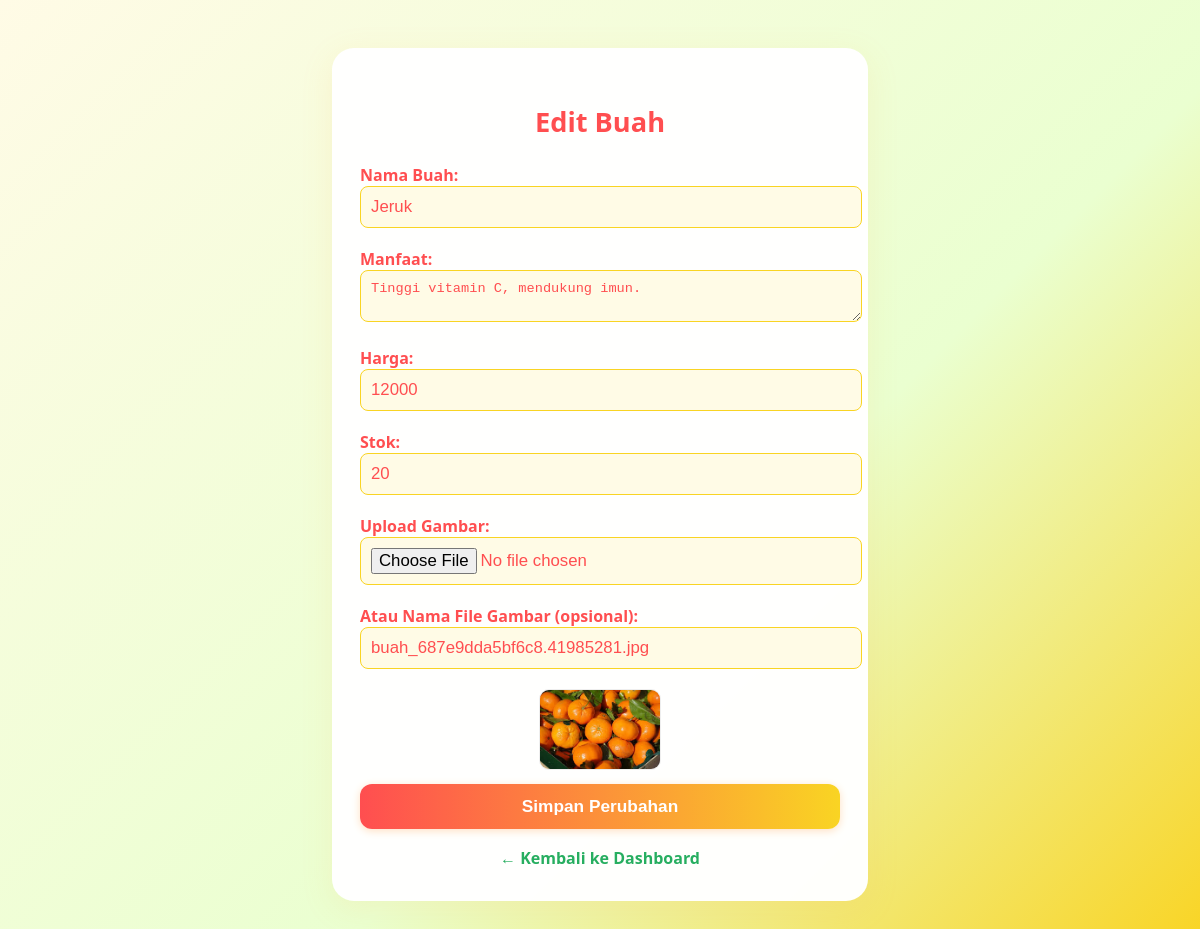
Page /edit_buah.php?id=20 (signed in) on the committed database.
### tables this page shows
CREATE TABLE `buah` (
  `id` int(11) NOT NULL,
  `nama` varchar(100) NOT NULL,
  `deskripsi` text DEFAULT NULL,
  `harga` int(11) NOT NULL,
  `gambar` varchar(255) DEFAULT NULL,
  `stok` int(11) DEFAULT NULL
);

### edit_buah.php (the view, shortened to what this page needs)
<?php
require_once 'koneksi.php';
$id = intval($_GET['id'] ?? 0);
$stmt = $pdo->prepare("SELECT * FROM buah WHERE id = ?");
$stmt->execute([$id]);
$buah = $stmt->fetch();
?>
<!DOCTYPE html>
<html lang="id">
<head>
    <link rel="stylesheet" href="style.css">
</head>
<body>
    <div class="edit-container">
        <h2>Edit Buah</h2>
        <form method="post" enctype="multipart/form-data">
            <label>Nama Buah:
                <input type="text" name="nama" value="<?=htmlspecialchars($buah['nama'])?>" required>
            </label>
            <label>Manfaat:
                <textarea name="deskripsi"><?=htmlspecialchars($buah['deskripsi'])?></textarea>
            </label>
            <label>Harga:
                <input type="number" name="harga" value="<?=htmlspecialchars($buah['harga'])?>" required>
            </label>
            <label>Stok:
                <input type="number" name="stok" min="0" value="<?=htmlspecialchars($buah['stok'])?>" required>
            </label>
            <label>Upload Gambar:
                <input type="file" name="gambar" accept="image/*" id="input-gambar">
            </label>
            <label>Atau Nama File Gambar (opsional):
                <input type="text" name="gambar_text" placeholder="Misal: apel.jpg" id="input-gambar-text" value="<?=htmlspecialchars($buah['gambar'])?>">
            </label>
            <img id="preview-gambar" src="images/<?=htmlspecialchars($buah['gambar'])?>" alt="Preview Gambar" class="preview-img">
            <button type="submit" name="update">Simpan Perubahan</button>
        </form>
        <a href="admin.php" class="back-link">&larr; Kembali ke Dashboard</a>
    </div>
</body>
</html>

### style.css (style rules this page uses)
body { background: linear-gradient(120deg, #f6d365 0%, #fda085 100%); font-family: 'Segoe UI', Tahoma, Geneva, Verdana, sans-serif; margin: 0; min-height: 100vh; }

### edit_buah.php (style rules this page uses)
body { background: linear-gradient(135deg, #fffbe6 0%, #eaffd0 60%, #f9d423 100%); font-family: 'Poppins', 'Segoe UI', Arial, sans-serif; }
.edit-container { max-width: 480px; margin: 48px auto; background: rgba(255,255,255,0.98); border-radius: 22px; box-shadow: 0 8px 32px rgba(255, 180, 80, 0.13); padding: 32px 28px; }
h2 { text-align: center; color: #ff4e50; margin-bottom: 24px; font-size: 1.7em; font-weight: 800; }
label { display: block; margin-bottom: 8px; color: #ff4e50; font-weight: 600; }
input, textarea { width: 100%; padding: 10px; border-radius: 8px; border: 1px solid #f9d423; margin-bottom: 12px; font-size: 1.05em; background: #fffbe6; color: #ff4e50; }
button { background: linear-gradient(90deg, #ff4e50 0%, #f9d423 100%); color: #fff; border: none; padding: 12px 0; border-radius: 12px; font-size: 1.08em; font-weight: bold; cursor: pointer; width: 100%; transition: background 0.2s, transform 0.1s; box-shadow: 0 2px 8px #ffe0c3; }
.back-link { display: block; text-align: center; margin-top: 18px; color: #27ae60; font-weight: bold; text-decoration: none; }
.preview-img { max-width: 120px; max-height: 120px; border-radius: 10px; border: 1px solid #eee; display: block; margin: 0 auto 14px auto; }

### rows in the picture
buah: nama "Jeruk", deskripsi "Tinggi vitamin C, mendukung imun.", harga "12000", stok "20", gambar_text "buah_687e9dda5bf6c8.41985281.jpg", gambar (picture)
